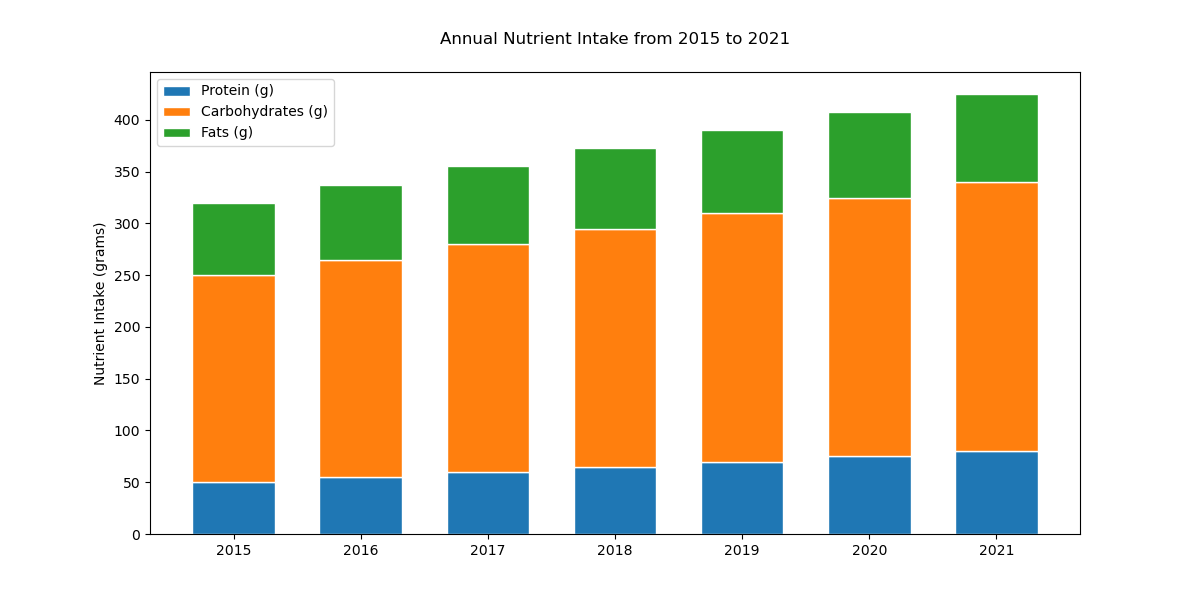

Reproduce this figure in Python.

import matplotlib.pyplot as plt

# Data
years = ['2015', '2016', '2017', '2018', '2019', '2020', '2021']
protein = [50, 55, 60, 65, 70, 75, 80]
carbohydrates = [200, 210, 220, 230, 240, 250, 260]
fats = [70, 72, 75, 78, 80, 83, 85]

# Plot
fig, ax = plt.subplots(figsize=(12, 6))

ax.bar(years, protein, color='#1f77b4', edgecolor='white', width=0.65, label='Protein (g)')
ax.bar(years, carbohydrates, bottom=protein, color='#ff7f0e', edgecolor='white', width=0.65, label='Carbohydrates (g)')
ax.bar(years, fats, bottom=[i + j for i, j in zip(protein, carbohydrates)], color='#2ca02c', edgecolor='white', width=0.65, label='Fats (g)')

# Labels and Title
ax.set_ylabel('Nutrient Intake (grams)')
ax.set_title('Annual Nutrient Intake from 2015 to 2021', pad=20)
ax.legend(loc='upper left')

# Display the plot
plt.show()
